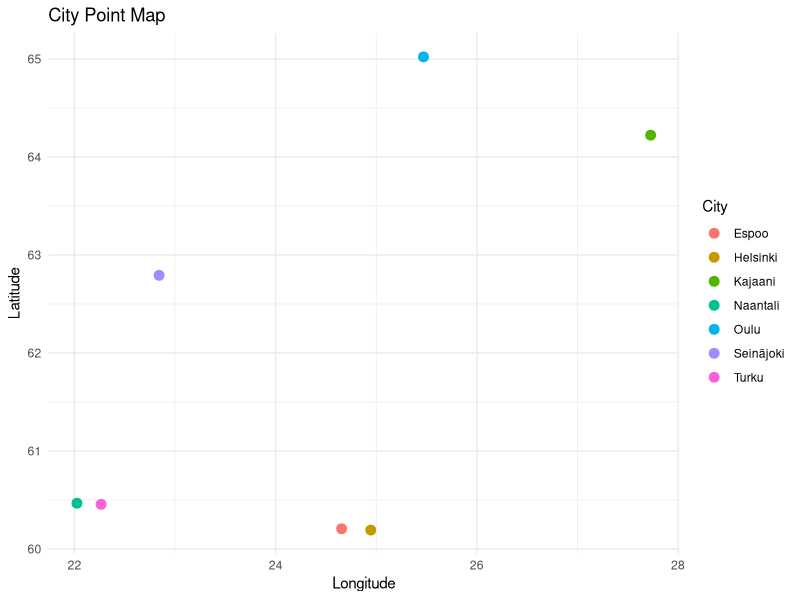

Generate this figure with R:
install.packages("ggplot2")
library(ggplot2)
cities <- data.frame(
  City = c("Seinäjoki", "Kajaani", "Naantali", "Oulu", "Espoo", "Turku", "Helsinki"),
  Latitude = c(62.791668, 64.222176, 60.466087, 65.021545, 60.205490, 60.454510, 60.192059),
  Longitude = c(22.841667, 27.727850, 22.025087, 25.469885, 24.655899, 22.264824, 24.945831)
)

ggplot(data = cities, aes(x = Longitude, y = Latitude)) +
  geom_point(aes(color = City), size = 3) +
  labs(title = "City Point Map", x = "Longitude", y = "Latitude") +
  theme_minimal()
